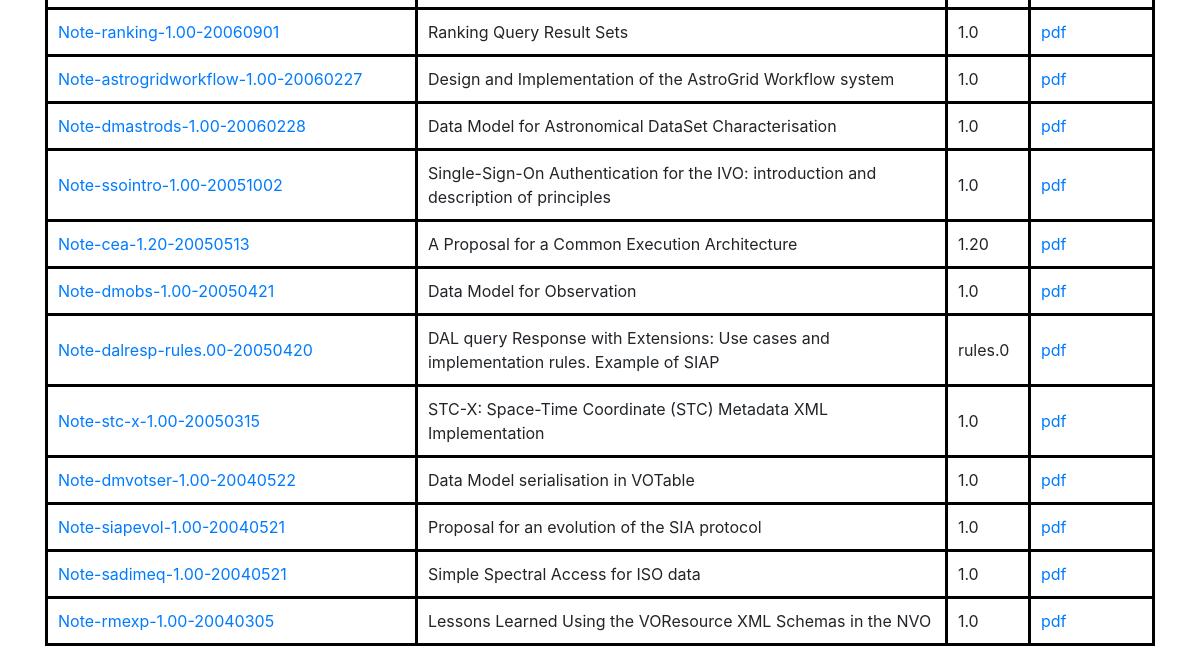
The app's page /note (lower part), older data.
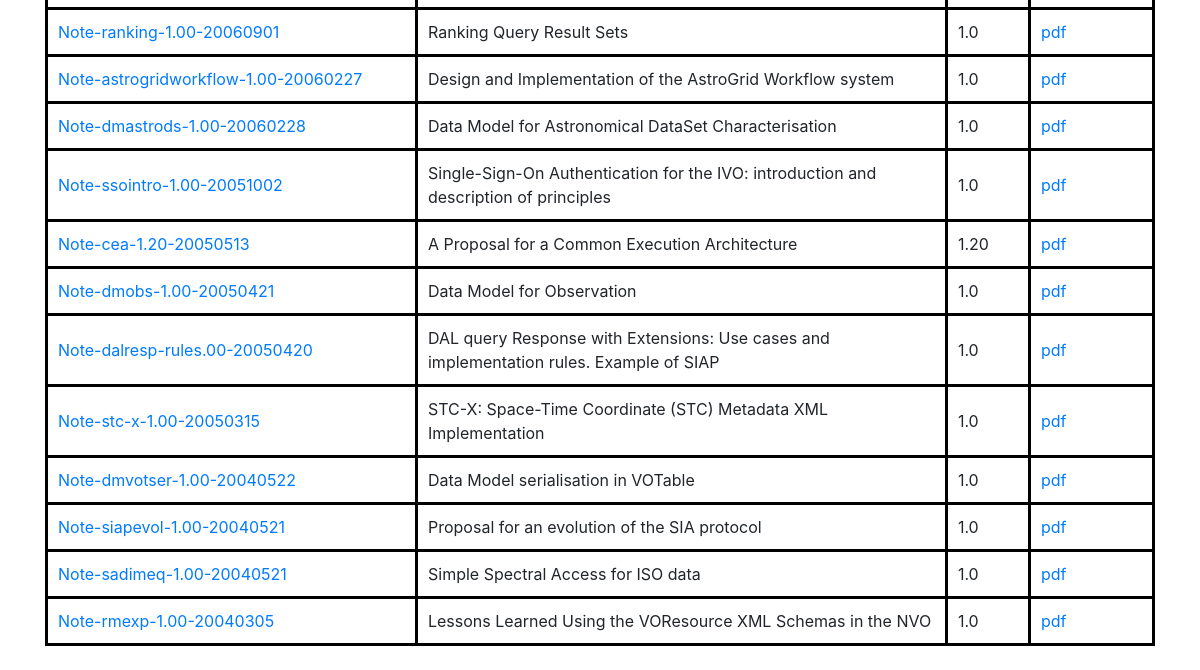
The same page, newer data.
### ivoa_doc.py (models this page shows, shortened)
class Ivoa(db.Model):
    docname =str()
    __tablename__ = 'IVOA'
    id = db.Column(db.Integer)
    group_name = db.Column(db.Text)
    title = db.Column(db.Text)
    concise_name = db.Column(db.Text)
    version_major = db.Column(db.Integer)
    version_minor = db.Column(db.Integer)
    status = db.Column(db.Text)
    date = db.Column(db.Integer, default=datetime.utcnow)
    authors = db.Column(db.Text)
    editors = db.Column(db.Text)
    abstract = db.Column(db.Text)
    docname = db.Column(db.Text, primary_key=True, unique=True)
    package_path = db.Column(db.Text)
    email = db.Column(db.Text)
    comment = db.Column(db.Text)
    extra_description = db.Column(db.Text)
    available_formats = db.Column(db.Text)
    doi_bibcode = db.relationship('DOI_Bibcode', backref='ivoa', uselist=False)
    rfc_link = db.relationship('RFC_link', backref='ivoa', uselist=False)
    errata = db.relationship('Errata',backref='ivoa',lazy='dynamic')

### ivoa_doc.py (the view)
@app.route('/note')
def note():
    ivoa_db = Ivoa.query.filter_by(status='Note').all()
    return render_template('note.html', ivoa_db=ivoa_db)

### templates/note.html (shortened to what this page needs)
{% extends "base.html" %}
{% block content %}
<div class="container text-left">
  <table>
    {% for x in ivoa_db %}
    <tr>
      <ol>
          <td><a href="http://testingdocrepo.ivoa.info/documents/{{x.docname}}">{{x.docname}}</td>
          <td>{{x.title}}</td>
          <td>{{x.version_major}}.{{x.version_minor}}</td>
          <td><a href="http://testingdocrepo.ivoa.info/documents/{{x.docname}}.pdf">pdf</td>
      </ol>
    </tr>
    {% endfor %}
  </table>
</div>
<br>
{% endblock  %}

### templates/base.html (shortened to what this page needs)
<!DOCTYPE html>
<html lang="en" dir="ltr">
  <head>
    <link rel="stylesheet" href="https://maxcdn.bootstrapcdn.com/bootstrap/4.0.0/css/bootstrap.min.css">
  </head>
  <body>
    {% block content %}
    {% endblock %}
  </body>
</html>

### templates/note.html (style rules this page uses)
table, th, td { border:3px solid black; padding:10px; }

Row changes from the older to the newer data that the page shows:
changed Ivoa "Note-dalresp-rules.00-20050420": version_major "rules" → "1"
